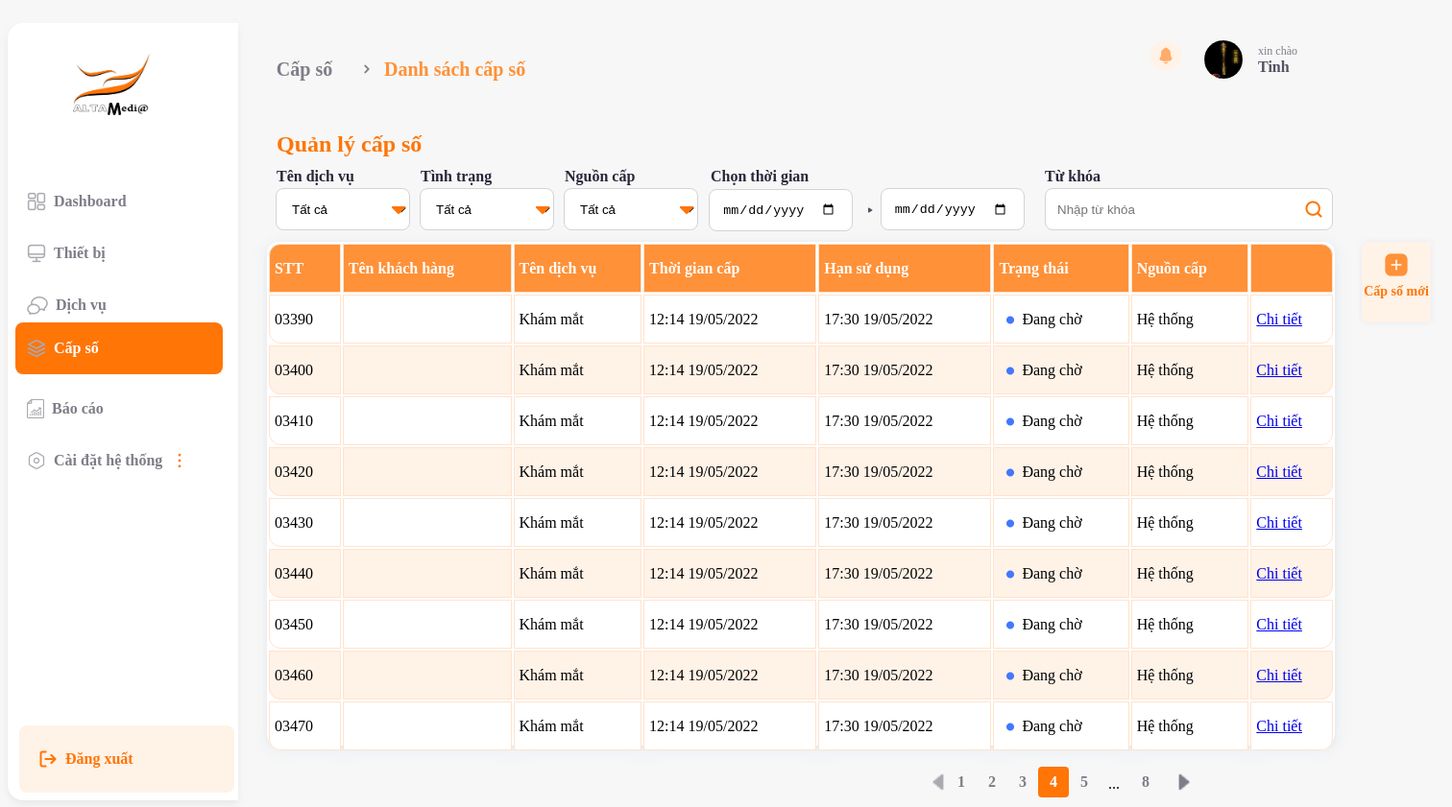
The app's page /dashboard/progression.php?page=4 (signed in) with its own data.
### tables this page shows
CREATE TABLE `user` (
  `userID` int(11) NOT NULL,
  `name` varchar(50) NOT NULL,
  `username` varchar(50) NOT NULL,
  `phone` int(13) NOT NULL,
  `pw` varchar(50) NOT NULL,
  `email` varchar(50) NOT NULL,
  `status` varchar(50) NOT NULL,
  `picture` varchar(255) NOT NULL,
  `roleID` int(11) NOT NULL
);

CREATE TABLE `progression` (
  `progressID` int(11) NOT NULL,
  `customerName` varchar(50) NOT NULL,
  `sellDate` datetime NOT NULL,
  `useDate` datetime NOT NULL,
  `status` varchar(50) NOT NULL,
  `supply` varchar(50) NOT NULL,
  `phone` int(13) NOT NULL,
  `email` varchar(50) NOT NULL,
  `serviceID` int(11) NOT NULL,
  `stt_progress` int(11) NOT NULL
);

CREATE TABLE `service` (
  `serviceID` int(11) NOT NULL,
  `serviceName` varchar(50) NOT NULL,
  `descriptive` varchar(255) NOT NULL,
  `serviceStatus` varchar(50) NOT NULL,
  `serviceDate` datetime NOT NULL,
  `prefix_id` varchar(30) NOT NULL,
  `surfix_id` varchar(30) NOT NULL,
  `stt_service` int(11) NOT NULL
);

### dashboard/progression.php (the view, shortened to what this page needs)
<?php
require '../function/function_nofication.php';
$conn = connect_db();
if (isset($_SESSION['admin_login'])) {
    if (isset($_SESSION['userID'])) {
        $id = $_SESSION['userID'];
        $sql = "SELECT * FROM user where userID = '$id'";
        $result = mysqli_query($conn, $sql);
        if (mysqli_num_rows($result) > 0) {
            $row = mysqli_fetch_assoc($result);
            $name = $row['name'];
            $picture = $row['picture'];
        } else {
            header("location:../logout.php");
            exit;
        }
    }
?>
    <!DOCTYPE html>
    <html lang="en">
    <head>
        <link href="../css/dashboard.css" rel="stylesheet">
    </head>
    <body>
        <header>
            <div id="topbar">
                <p class="text1">Cấp số</p>
                <img src="../picture/component/u_angle-right.png" alt="" class="angle">
                <p class="topbar">Danh sách cấp số</p>
            </div>
            <div>
                <div class="popup" onclick="myFunction()">
                    <img src="../picture/component/nofication.png" alt="nofication" class="nofication" id="myNofication">
                </div>
            </div>
            <a href="info.php">
                <div id="info">
                    <p class="hello">xin chào</p>
                    <p class="header username"><?php echo $name ?></p>
                    <img src="<?php echo "../picture/avatar/" . $picture ?>" alt="smallpicture" class="picinfo">
                </div>
            </a>
        </header>
        <div>
            <p class="managetext">Quản lý cấp số</p>
            <div class="progression servicename">
                <p>Tên dịch vụ</p>
                <form action="progression.php" method="POST">
                    <div class="select">
                        <select name="search_select" class="servicename" onchange="form.submit()">
                            <option value="" disabled selected style="display: none;">Tất cả</option>
                        </select>
                    </div>
                </form>
            </div>
            <div class="progression status">
                <p>Tình trạng</p>
                <form action="progression.php" method="POST">
                    <div class="select">
                        <select name="search_select" class="status" onchange="form.submit()">
                            <option value="" disabled selected style="display: none;">Tất cả</option>
                        </select>
                    </div>
                </form>
            </div>
            <div class="progression supply">
                <p>Nguồn cấp</p>
                <div class="select">
                    <form action="progression.php" method="POST">
                        <select name="search_select" class="supply" onchange="form.submit()">
                            <option value="" disabled selected style="display: none;">Tất cả</option>
                        </select>
                    </form>
                </div>
            </div>
            <div class="progression date">
                <p>Chọn thời gian</p>
                <form action="" method="POST">
                    <input type="date" class="progression datestart" name="start_date">
                    <img src="../picture/component/arrow-right.png" alt="">
                    <input type="date" class="progression dateend" name="end_date" onchange="form.submit()">
                </form>
            </div>
            <div class="search">
                <p>Từ khóa</p>
                <form action="progression.php" method="POST">
                    <input type="text" name="search" placeholder="Nhập từ khóa" autocomplete="off">
                    <button type="submit" id="submit" name="submit_search" class=""><img src="../picture/component/search.png" alt="search"></button>
                </form>
            </div>
            <a href="../dashboard/add/addprogress.php" class="add">
                <img src="../picture/component/add-square.png" alt="">
                <p>Cấp số mới</p>
            </a>
        </div>
        <ul>
            <img src="../picture/Logo alta.png" alt="logo" class="logo">
            <li><a href="../dashboard/index.php" class="dashboard"><img src="../picture/component/dashboard.png" alt="dashboard">
                    Dashboard</a>
            </li>
            <li><a href="../dashboard/monitor.php" class="monitor"><img src="../picture/component/monitor.png" alt="monitor">Thiết
                    bị</a></li>
            <li><a href="../dashboard/service.php" class="service"><img src="../picture/component/service.png" alt="service">Dịch vụ</a></li>
            <li><a href="" id="progression"><img src="../picture/component/progression.png" alt="progression">Cấp
                    số</a>
            </li>
            <li><a href="../dashboard/report.php" class="report"><img src="../picture/component/report.png" alt="report">Báo
                    cáo</a></li>
            <li class="setting"><a href="" class="setting"><img src="../picture/component/setting.png" alt="setting">Cài đặt
                    hệ
                    thống<img src="../picture/component/dropdown.png" alt="dropdown"></a>
            </li>
            <li><a href="../logout.php" class="logout"><img src="../picture/component/logout.png" alt="logout">Đăng
                    xuất</a>
            </li>
        </ul>
        <main id="mainmonitor" class="importance">
            <table style="width:100%" class="tablemonitor">
                <tr>
                    <th class="start">STT</th>
                    <th>Tên khách hàng</th>
                    <th>Tên dịch vụ</th>
                    <th>Thời gian cấp</th>
                    <th>Hạn sử dụng</th>
                    <th>Trạng thái</th>
                    <th>Nguồn cấp</th>
                    <th class="end"></th>
                </tr>
                <?php
                $sql_pagination = 'SELECT count(progressID) as total from progression';
                $result_pagination = mysqli_query($conn, $sql_pagination);
                $row_pagination = mysqli_fetch_assoc($result_pagination);
                $total_records = $row_pagination['total'];
                $current_page = isset($_GET['page']) ? $_GET['page'] : 1;
                $limit = 9;
                $total_page = ceil($total_records / $limit);
                $start = ($current_page - 1) * $limit;
                if (isset($_POST['submit_search'])) {
                    $search = addslashes($_POST['search']);
                    if (empty($search)) {
                        $query = "SELECT * FROM progression LIMIT $start, $limit";
                    } else {
                        $query = "SELECT * FROM progression, service WHERE customerName LIKE '%$search%' OR service.serviceID = progression.serviceID AND prefix_id LIKE '%$search%' OR service.serviceID = progression.serviceID AND surfix_id LIKE '%$search%' OR service.serviceID = progression.serviceID AND serviceName LIKE '%$search%' LIMIT $start, $limit";
                    }
                } else {
                    $query = "SELECT * FROM progression LIMIT $start, $limit";
                }
                $result_list = mysqli_query($conn, $query);
                if (mysqli_num_rows($result_list) > 0) {
                    while ($row_progress = mysqli_fetch_assoc($result_list)) {
                        $progressID = $row_progress['progressID'];
                        $customerName = $row_progress['customerName'];
                        $stt_progress = $row_progress['stt_progress'];
                        $sell_date = date_create($row_progress['sellDate']);
                        $sell_date_format = date_format($sell_date, "H:i d/m/Y");
                        $use_date = date_create($row_progress['useDate']);
                        $use_date_format = date_format($use_date, "H:i d/m/Y");
                        $status = $row_progress['status'];
                        $supply = $row_progress['supply'];
                        $serviceID = $row_progress['serviceID'];
                        $sql_service = "SELECT * FROM progression, service WHERE $serviceID = service.serviceID AND $progressID = progression.progressID";
                        $query_service = mysqli_query($conn, $sql_service);
                        $row_service = mysqli_fetch_assoc($query_service);
                        $serviceName = $row_service['serviceName'];
                        $prefix = $row_service['prefix_id'];
                        $surfix = $row_service['surfix_id'];
                        $waiting = '<img src="../picture/component/EllipseBlue.png" alt="active">';
                        $done = '<img src="../picture/component/EllipseGray.png" alt="active">';
                        $pass = '<img src="../picture/component/EllipseRed.png" alt="active">';
                        if ($status == "Đang chờ") {
                            $status_master = $waiting . $status;
                        } elseif ($status == "Đã sử dụng") {
                            $status_master = $done . $status;
                        } else {
                            $status_master = $pass . $status;
                        }
                ?>
                        <tr>
                            <td id="start"><?php echo $prefix . $stt_progress . $surfix; ?></td>
                            <td><?php echo $customerName; ?></td>
                            <td><?php echo $serviceName; ?></td>
                            <td><?php echo $sell_date_format; ?></td>
                            <td><?php echo $use_date_format; ?></td>
                            <td><?php echo $status_master ?></td>
                            <td><?php echo $supply; ?></td>
                            <td id="end"><a href="../dashboard/detail/progressDetail.php?id=<?php echo $progressID ?>">Chi tiết</a></td>
                        </tr>
                <?php }
                }
                ?>
            </table>
        </main>
        <div class="pagination">
            <?php
            if ($current_page > 1 && $total_page > 1) {
                echo '<a class="pagination-box" href="progression.php?page=' . ($current_page - 1) . '"><img class="pagination-img" src="../picture/component/fi_left.png" alt="left"></a>';
            }
            for ($i = 1; $i <= 5; $i++) {
                if ($i == $current_page) {
                    echo '<span class="pagination-active">' . $i . '</span> ';
                } else {
                    echo '<a class="pagination-box" href="progression.php?page=' . $i . '">' . $i . '</a> ';
                }
            }
            echo "<a class='less'> ... </a>";
            echo '<a class="pagination-box" href="progression.php?page=' . $total_page . '">' . $total_page . '</a> ';
            if ($current_page < $total_page && $total_page > 1) {
                echo '<a class="pagination-box" href="progression.php?page=' . ($current_page + 1) . '"><img class="pagination-img" src="../picture/component/fi_right.png" alt="right"></a>';
            }
            ?>
        </div>
    <?php
} else if (isset($_SESSION['user_login'])) {
    header("location:../user/index.php");
} else {
    header("location:../index.php");
}
    ?>
    </body>
    </html>

### records on screen
user: name "Tinh", picture (picture)
progression: serviceID.prefix_id "0", stt_progress "339", serviceID.surfix_id "0", serviceID.serviceName "Khám mắt", sellDate "12:14 19/05/2022", useDate "17:30 19/05/2022", status "Đang chờ", supply "Hệ thống"
progression: serviceID.prefix_id "0", stt_progress "340", serviceID.surfix_id "0", serviceID.serviceName "Khám mắt", sellDate "12:14 19/05/2022", useDate "17:30 19/05/2022", status "Đang chờ", supply "Hệ thống"
progression: serviceID.prefix_id "0", stt_progress "341", serviceID.surfix_id "0", serviceID.serviceName "Khám mắt", sellDate "12:14 19/05/2022", useDate "17:30 19/05/2022", status "Đang chờ", supply "Hệ thống"
progression: serviceID.prefix_id "0", stt_progress "342", serviceID.surfix_id "0", serviceID.serviceName "Khám mắt", sellDate "12:14 19/05/2022", useDate "17:30 19/05/2022", status "Đang chờ", supply "Hệ thống"
progression: serviceID.prefix_id "0", stt_progress "343", serviceID.surfix_id "0", serviceID.serviceName "Khám mắt", sellDate "12:14 19/05/2022", useDate "17:30 19/05/2022", status "Đang chờ", supply "Hệ thống"
progression: serviceID.prefix_id "0", stt_progress "344", serviceID.surfix_id "0", serviceID.serviceName "Khám mắt", sellDate "12:14 19/05/2022", useDate "17:30 19/05/2022", status "Đang chờ", supply "Hệ thống"
progression: serviceID.prefix_id "0", stt_progress "345", serviceID.surfix_id "0", serviceID.serviceName "Khám mắt", sellDate "12:14 19/05/2022", useDate "17:30 19/05/2022", status "Đang chờ", supply "Hệ thống"
progression: serviceID.prefix_id "0", stt_progress "346", serviceID.surfix_id "0", serviceID.serviceName "Khám mắt", sellDate "12:14 19/05/2022", useDate "17:30 19/05/2022", status "Đang chờ", supply "Hệ thống"
progression: serviceID.prefix_id "0", stt_progress "347", serviceID.surfix_id "0", serviceID.serviceName "Khám mắt", sellDate "12:14 19/05/2022", useDate "17:30 19/05/2022", status "Đang chờ", supply "Hệ thống"

### other values on screen
$total_page "8"
